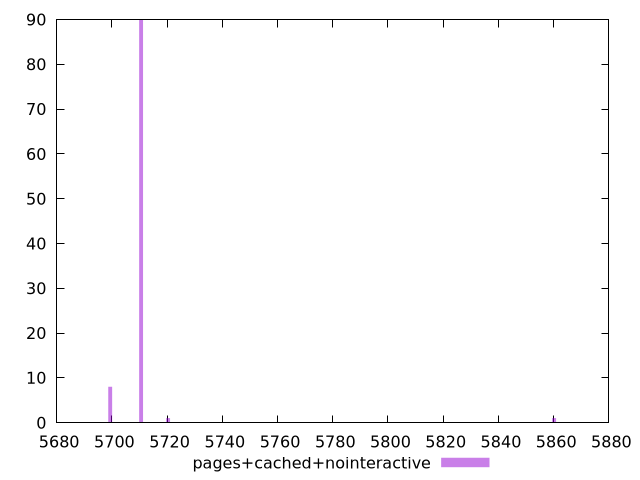

This chart was generated by the following gnuplot code:
$_pagesCachedNointeractive <<EOF
5710.591075013254 90
5699.407542920205 8
5720.376665594672 1
5860.170816757787 1
EOF
set key outside below
set terminal pngcairo
set output "report_00005_2020-11-02T22-26-11.212Z/uses-text-compression/pages+cached+nointeractive//raw_hist.png"
set yrange [0:90]
set boxwidth 1.3979415116311515
set style fill transparent solid 0.5 noborder
plot $_pagesCachedNointeractive title "pages+cached+nointeractive" with boxes ,
